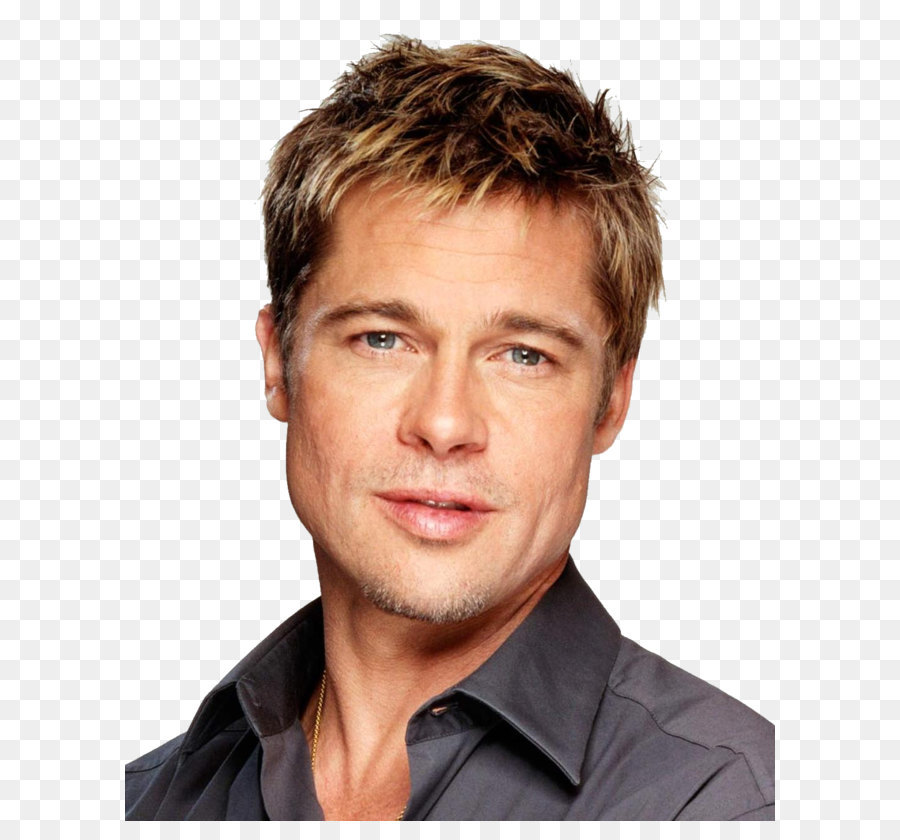
#> input picture hw4/brad.jpg, 900 x 840 px
$ jupyter execute --allow-errors Movie.ipynb   (shell and % lines are left out)
#> lines starting #> are read from the running program, lines starting #| are printed output that depends on the picture
# DSC 106 HW4

[cell 1]
from imdbpie import ImdbFacade
from imdbpie import Imdb
import pandas as pd
import numpy as np
import plotly.graph_objects as go
import tqdm
import time
import pickle
from wordcloud import WordCloud, STOPWORDS, ImageColorGenerator
import matplotlib.pyplot as plt
from PIL import Image

#> (a cell that did not finish here is left out)

### Brad Pitt, Leonardo DiCaprio and Matt Damon are three great actors with similar ages, artistic achievements and reputatioins. In this assignment, I'll try to compare their performances in their previous works.

#### Here we try to find out how many movies available in our dataset for each of them

#> (a cell that did not finish here is left out)

#> (a cell that did not finish here is left out)

#> (a cell that did not finish here is left out)

#### The number of movies available for them are in a same scale

#### We then try to download the data related to three of them and extract the part we are interested in. Once we run the downloading data code, we store the data so no need to run it agian (that's why some code below are commented)

[cell 6]
interest_list = [
 'genres',
 'plot_outline',
 'rating',
 'rating_count',
 'runtime',
 'stars',
 'title',
 'year']

def film_to_dict(film):
    temp = {x:getattr(film, x) for x in interest_list}
    return temp

[cell 7]
# [5 lines of commented-out code are left out]

[cell 8]
# with open('brad.pkl','wb') as f:
#     pickle.dump(brad_films_dict, f)

#> (a cell that did not finish here is left out)

#> (a cell that did not finish here is left out)

[cell 11]
# [11 lines of commented-out code are left out]

#> (a cell that did not finish here is left out)

#> (a cell that did not finish here is left out)

[cell 14]
# [11 lines of commented-out code are left out]

#> (a cell that did not finish here is left out)

#> (a cell that did not finish here is left out)

## Word Cloud

#### I would like to know what kind of movies they are likely to be in? However, it may take a lot of time to read the outlines, so we make a word cloud for the words in the outlines for each on them. For the word cloud, I will make them into the shape and the color of the corresponding actor's picture.

[cell 17]
def extract_outline_text(films_dict):
    text=''
    for k in films_dict:
        outline = str(films_dict[k]['plot_outline'])
        outline = ' '.join(outline.split())
        text += outline
    return text.lower()

stopwords = list(STOPWORDS)
stopwords+=['film', 'show', 'new', 'movie', 'hollywood','year', 'actor']

### Brad Pitt

[cell 18]
plt.imshow(Image.open('brad.jpg'))

#> (a cell that did not finish here is left out)

### Leonardo DiCaprio

[cell 20]
plt.imshow(Image.open('leo.png'))
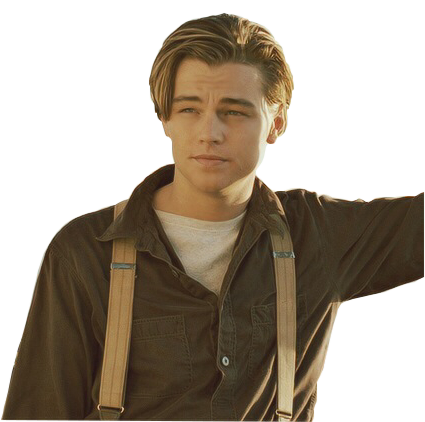
#> input picture hw4/leo.png, 425 x 422 px

#> (a cell that did not finish here is left out)

### Matt Damon

[cell 22]
plt.imshow(Image.open('matt.jpg'))
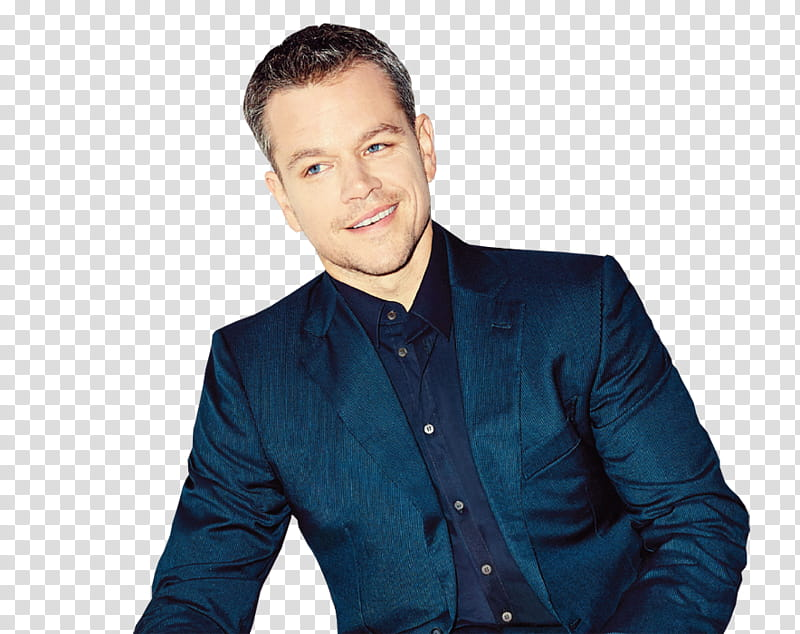
#> input picture hw4/matt.jpg, 800 x 634 px
